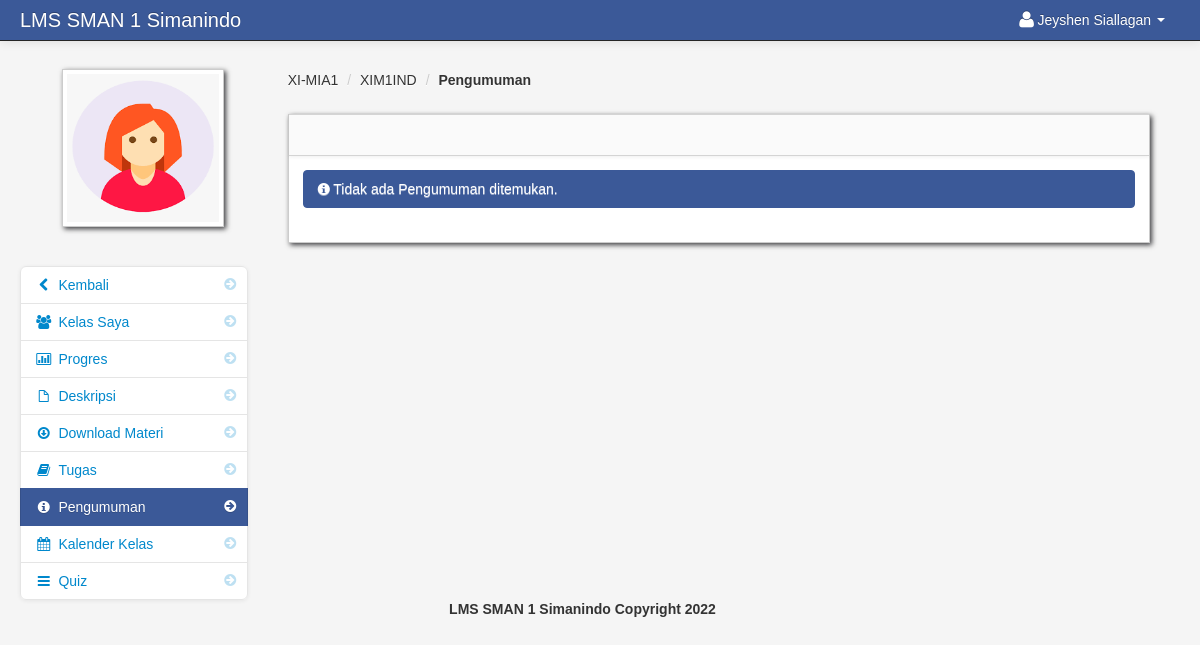
The app's page /announcements_student.php?id=2 (signed in), older data.
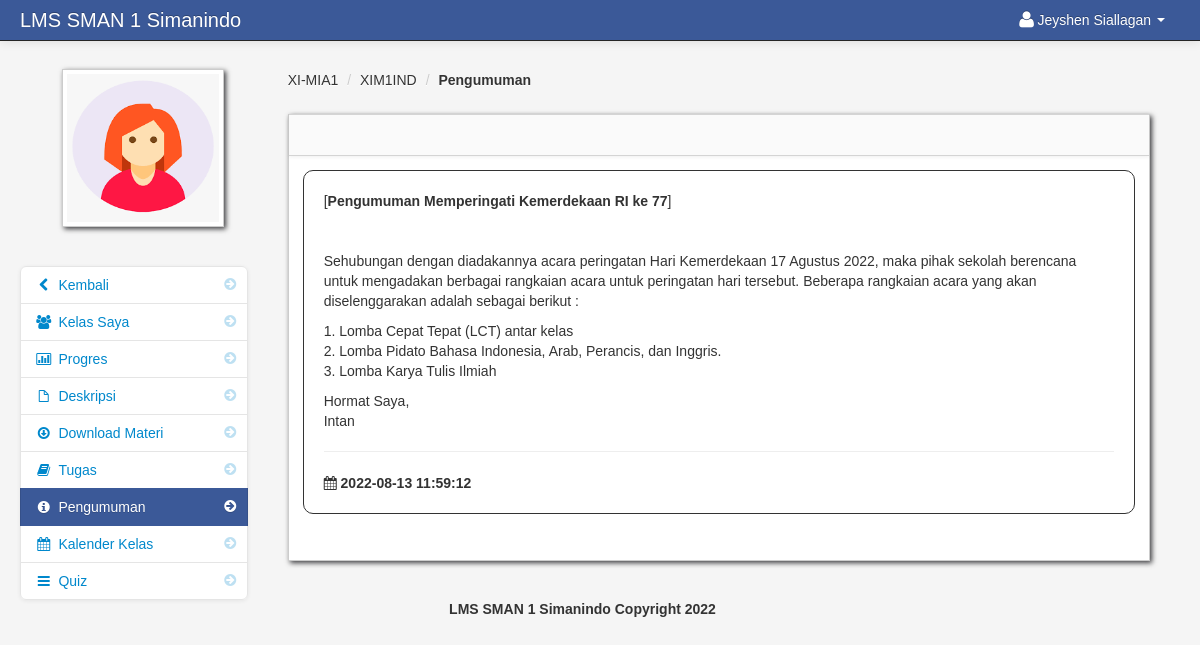
The same page, newer data.
### tables this page shows
CREATE TABLE `teacher_class_announcements` (
  `teacher_class_announcements_id` int(11) NOT NULL,
  `content` varchar(10000) NOT NULL,
  `teacher_id` varchar(100) NOT NULL,
  `teacher_class_id` int(11) NOT NULL,
  `date` varchar(50) NOT NULL
);

### announcements_student.php (the view, shortened to what this page needs)
<?php include('header_dashboard.php'); ?>
<?php $get_id = $_GET['id']; ?>
    <body>
		<?php include('navbar_student.php'); ?>
        <div class="container-fluid">
            <div class="row-fluid">
				<?php include('annoucement_link_student.php'); ?>
                <div class="span9" id="content">
                     <div class="row-fluid">
										<?php $class_query = mysqli_query($conn,"select * from teacher_class
										LEFT JOIN class ON class.class_id = teacher_class.class_id
										LEFT JOIN subject ON subject.subject_id = teacher_class.subject_id
										where teacher_class_id = '$get_id'")or die(mysqli_error());
										$class_row = mysqli_fetch_array($class_query);
										?>
					     <ul class="breadcrumb">
							<li><a href="#"><?php echo $class_row['class_name']; ?></a> <span class="divider">/</span></li>
							<li><a href="#"><?php echo $class_row['subject_code']; ?></a> <span class="divider">/</span></li>
							<li><a href="#"><b>Pengumuman</b></a></li>
						</ul>
                        <div id="block_bg" class="block">
                            <div class="navbar navbar-inner block-header">
                            </div>
                            <div class="block-content collapse in">
                                <div class="span12">
								 <?php
								 $query_announcement = mysqli_query($conn,"select * from teacher_class_announcements
																	where  teacher_class_id = '$get_id' order by date DESC
																	")or die(mysqli_error());
								$count = mysqli_num_rows($query_announcement);
								if ($count > 0){
								 while($row = mysqli_fetch_array($query_announcement)){
								 $id = $row['teacher_class_announcements_id'];
								 ?>
											<div class="post"  id="del<?php echo $id; ?>">
											<?php echo $row['content']; ?>
											<hr>
											<strong><i class="icon-calendar"></i> <?php echo $row['date']; ?></strong>
											</div>
								<?php }}else{ ?>
								<div class="alert alert-info"><i class="icon-info-sign"></i> Tidak ada Pengumuman ditemukan.</div>
								<?php } ?>
                                </div>
                            </div>
                        </div>
                    </div>
                </div>
                </div>
            </div>
		<?php include('footer.php'); ?>
		<?php include('script.php'); ?>
    </body>
</html>

Row changes from the older to the newer data that the page shows:
added teacher_class_announcements: content "[ Pengumuman Memperingati Kemerdekaan RI ke 77 ] Sehubungan dengan diadakannya acara peringatan Hari Kemerdekaan 17 Agustus 2022, maka pihak sekolah berencana untuk mengadakan berbagai rangkaian acara untuk peringatan hari tersebut. Beberapa rangkaian acara yang akan diselenggarakan adalah sebagai berikut : 1. Lomba Cepat Tepat (LCT) antar kelas 2. Lomba Pidato Bahasa Indonesia, Arab, Perancis, dan Inggris. 3. Lomba Karya Tulis Ilmiah Hormat Saya, Intan", date "2022-08-13 11:59:12"
Text that changed along with them:
text no longer shown: "Tidak ada Pengumuman ditemukan."
